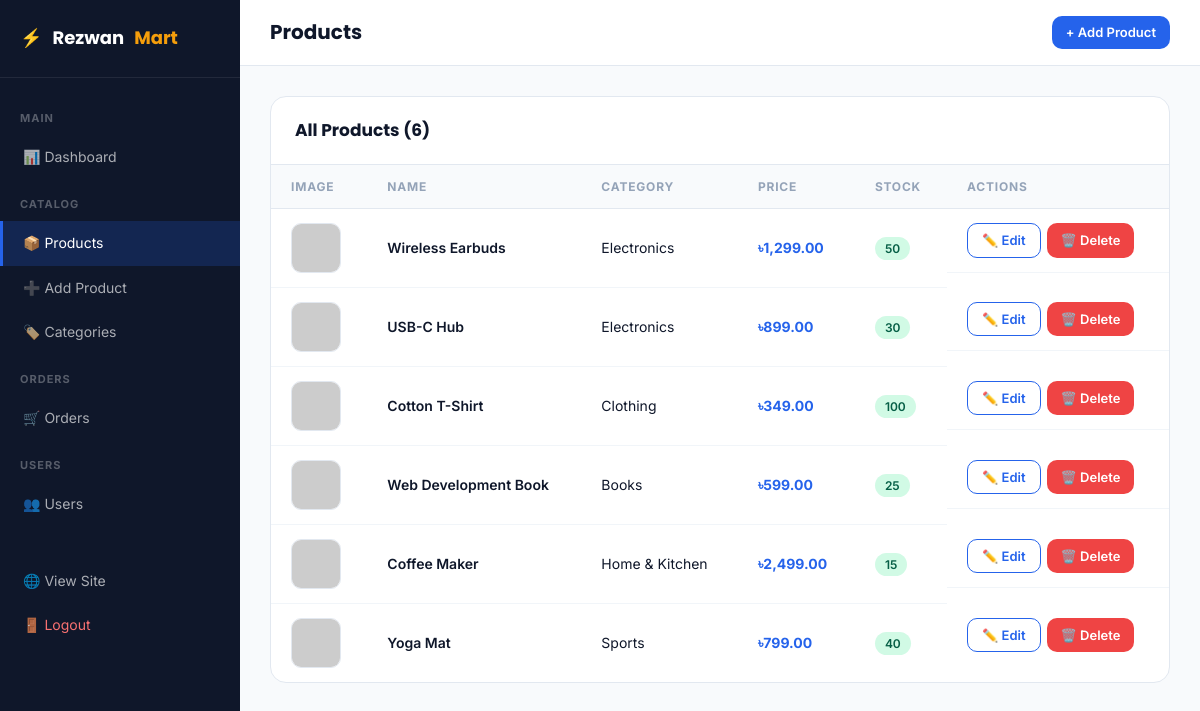
/admin/products.php (signed in), run on the app's committed database.
### tables this page shows
CREATE TABLE IF NOT EXISTS products (
    id INT AUTO_INCREMENT PRIMARY KEY,
    category_id INT,
    name VARCHAR(200) NOT NULL,
    description TEXT,
    price DECIMAL(10,2) NOT NULL,
    stock INT DEFAULT 0,
    image VARCHAR(255),
    created_at TIMESTAMP DEFAULT CURRENT_TIMESTAMP,
    FOREIGN KEY (category_id) REFERENCES categories(id) ON DELETE SET NULL
);

CREATE TABLE IF NOT EXISTS categories (
    id INT AUTO_INCREMENT PRIMARY KEY,
    name VARCHAR(100) NOT NULL,
    created_at TIMESTAMP DEFAULT CURRENT_TIMESTAMP
);

### admin/products.php (the view, shortened to what this page needs)
<?php
require_once '../config.php';
$products = mysqli_query($conn, "
    SELECT p.*, c.name as category_name
    FROM products p LEFT JOIN categories c ON p.category_id = c.id
    ORDER BY p.created_at DESC
");
?>
<!DOCTYPE html>
<html lang="en">
<head>
    <link rel="stylesheet" href="/rezwanmart/css/style.css">
</head>
<body>
<div class="admin-layout">
    <?php include 'includes/sidebar.php'; ?>
    <div class="admin-main">
        <div class="admin-topbar">
            <div class="admin-topbar-title">Products</div>
            <a href="add_product.php" class="btn btn-primary btn-sm">+ Add Product</a>
        </div>
        <div class="admin-content">
            <div class="data-table-card">
                <div class="data-table-header">
                    <div class="data-table-title">All Products (<?= mysqli_num_rows($products) ?>)</div>
                </div>
                <div class="data-table">
                    <table>
                        <thead>
                            <tr>
                                <th>Image</th>
                                <th>Name</th>
                                <th>Category</th>
                                <th>Price</th>
                                <th>Stock</th>
                                <th>Actions</th>
                            </tr>
                        </thead>
                        <tbody>
                            <?php while ($p = mysqli_fetch_assoc($products)): ?>
                            <tr>
                                <td>
                                    <img src="/rezwanmart/uploads/<?= htmlspecialchars($p['image'] ?? 'default.jpg') ?>"
                                         style="width:50px;height:50px;object-fit:cover;border-radius:var(--radius);border:1px solid var(--border);"
                                         onerror="this.src='https://placehold.co/50x50/eff6ff/2563eb?text=?'">
                                </td>
                                <td style="font-weight:600; max-width:200px;"><?= htmlspecialchars($p['name']) ?></td>
                                <td><?= htmlspecialchars($p['category_name'] ?? '—') ?></td>
                                <td style="font-weight:700; color:var(--primary);">৳<?= number_format($p['price'], 2) ?></td>
                                <td>
                                    <span class="badge <?= $p['stock'] > 0 ? 'badge-success' : 'badge-danger' ?>">
                                        <?= $p['stock'] ?>
                                    </span>
                                </td>
                                <td style="display:flex; gap:6px;">
                                    <a href="edit_product.php?id=<?= $p['id'] ?>" class="btn btn-outline btn-sm">✏️ Edit</a>
                                    <a href="products.php?delete=<?= $p['id'] ?>" class="btn btn-danger btn-sm confirm-delete">🗑️ Delete</a>
                                </td>
                            </tr>
                            <?php endwhile; ?>
                        </tbody>
                    </table>
                </div>
            </div>
        </div>
    </div>
</div>
</body>
</html>

### css/style.css (style rules this page uses)
:root { --primary: #2563eb; --primary-dark: #1d4ed8; --primary-light: #eff6ff; --accent: #f59e0b; --success: #10b981; --danger: #ef4444; --warning: #f59e0b; --bg: #f8fafc; --bg-white: #ffffff; --bg-card: #ffffff; --text-primary: #0f172a; --text-secondary:#475569; --text-muted: #94a3b8; --border: #e2e8f0; --border-light: #f1f5f9; --shadow-sm: 0 1px 3px rgba(0,0,0,0.06), 0 1px 2px rgba(0,0,0,0.04); --shadow: 0 4px 6px rgba(0,0,0,0.05), 0 2px 4px rgba(0,0,0,0.04); --shadow-md: 0 10px 25px rgba(0,0,0,0.08); --shadow-lg: 0 20px 40px rgba(0,0,0,0.10); --radius-sm: 6px; --radius: 10px; --radius-lg: 16px; --radius-xl: 24px; --transition: all 0.2s ease; --font-main: 'Inter', sans-serif; --font-display: 'Poppins', sans-serif; }
*, *::before, *::after { box-sizing: border-box; margin: 0; padding: 0; }
html { scroll-behavior: smooth; }
body { font-family: var(--font-main); background: var(--bg); color: var(--text-primary); font-size: 15px; line-height: 1.6; -webkit-font-smoothing: antialiased; }
a { text-decoration: none; color: inherit; transition: var(--transition); }
img { max-width: 100%; display: block; }
.badge { display: inline-block; padding: 2px 10px; border-radius: 20px; font-size: 12px; font-weight: 600; }
.badge-success { background: #d1fae5; color: #065f46; }
.btn { display: inline-flex; align-items: center; justify-content: center; gap: 8px; padding: 10px 20px; border-radius: var(--radius); font-size: 14px; font-weight: 600; border: none; cursor: pointer; transition: var(--transition); white-space: nowrap; text-decoration: none; }
.btn-primary { background: var(--primary); color: white; }
.btn-outline { background: transparent; color: var(--primary); border: 1.5px solid var(--primary); }
.btn-danger { background: var(--danger); color: white; }
.btn-sm { padding: 6px 14px; font-size: 13px; }
.admin-layout { display: flex; min-height: 100vh; }
.admin-main { flex: 1; margin-left: 240px; background: var(--bg); min-height: 100vh; }
.admin-topbar { background: var(--bg-white); border-bottom: 1px solid var(--border); padding: 16px 30px; display: flex; align-items: center; justify-content: space-between; position: sticky; top: 0; z-index: 50; }
.admin-topbar-title { font-family: var(--font-display); font-size: 20px; font-weight: 700; color: var(--text-primary); }
.admin-content { padding: 30px; }
.data-table-card { background: var(--bg-white); border-radius: var(--radius-lg); border: 1px solid var(--border); overflow: hidden; }
.data-table-header { padding: 20px 24px; border-bottom: 1px solid var(--border); display: flex; align-items: center; justify-content: space-between; }
.data-table-title { font-family: var(--font-display); font-size: 17px; font-weight: 700; }
.data-table table { width: 100%; border-collapse: collapse; }
.data-table th { background: var(--bg); padding: 12px 20px; font-size: 12px; font-weight: 700; text-transform: uppercase; letter-spacing: 0.8px; color: var(--text-muted); text-align: left; border-bottom: 1px solid var(--border); }
.data-table td { padding: 14px 20px; border-bottom: 1px solid var(--border-light); font-size: 14px; vertical-align: middle; }
.data-table tr:last-child td { border-bottom: none; }

### data on the page
products: name "Wireless Earbuds", category.name "Electronics", price "1,299.00", stock "50"
products: name "USB-C Hub", category.name "Electronics", price "899.00", stock "30"
products: name "Cotton T-Shirt", category.name "Clothing", price "349.00", stock "100"
products: name "Web Development Book", category.name "Books", price "599.00", stock "25"
products: name "Coffee Maker", category.name "Home & Kitchen", price "2,499.00", stock "15"
products: name "Yoga Mat", category.name "Sports", price "799.00", stock "40"

### other printed values
mysqli_num_rows($products) "6"
